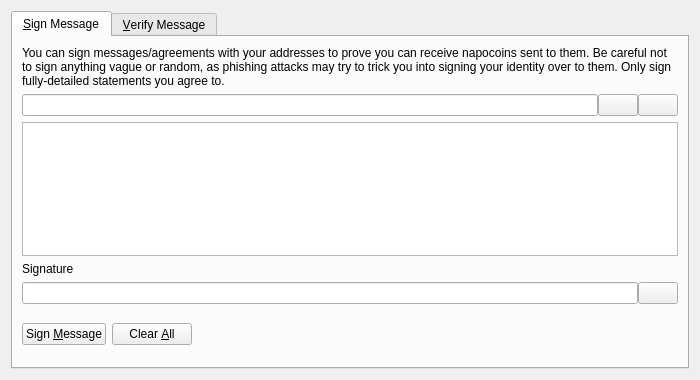
<?xml version="1.0" encoding="UTF-8"?>
<ui version="4.0">
 <class>SignVerifyMessageDialog</class>
 <widget class="QDialog" name="SignVerifyMessageDialog">
  <property name="geometry">
   <rect>
    <x>0</x>
    <y>0</y>
    <width>700</width>
    <height>380</height>
   </rect>
  </property>
  <property name="windowTitle">
   <string>Signatures - Sign / Verify a Message</string>
  </property>
  <property name="modal">
   <bool>true</bool>
  </property>
  <layout class="QVBoxLayout" name="verticalLayout">
   <item>
    <widget class="QTabWidget" name="tabWidget">
     <property name="currentIndex">
      <number>0</number>
     </property>
     <widget class="QWidget" name="tabSignMessage">
      <attribute name="title">
       <string>&amp;Sign Message</string>
      </attribute>
      <layout class="QVBoxLayout" name="verticalLayout_SM">
       <item>
        <widget class="QLabel" name="infoLabel_SM">
         <property name="text">
          <string>You can sign messages/agreements with your addresses to prove you can receive napocoins sent to them. Be careful not to sign anything vague or random, as phishing attacks may try to trick you into signing your identity over to them. Only sign fully-detailed statements you agree to.</string>
         </property>
         <property name="textFormat">
          <enum>Qt::PlainText</enum>
         </property>
         <property name="wordWrap">
          <bool>true</bool>
         </property>
        </widget>
       </item>
       <item>
        <layout class="QHBoxLayout" name="horizontalLayout_1_SM">
         <property name="spacing">
          <number>0</number>
         </property>
         <item>
          <widget class="QValidatedLineEdit" name="addressIn_SM">
           <property name="toolTip">
            <string>The Napocoin address to sign the message with</string>
           </property>
          </widget>
         </item>
         <item>
          <widget class="QPushButton" name="addressBookButton_SM">
           <property name="toolTip">
            <string>Choose previously used address</string>
           </property>
           <property name="text">
            <string/>
           </property>
           <property name="icon">
            <iconset resource="../bitcoin.qrc">
             <normaloff>:/icons/address-book</normaloff>:/icons/address-book</iconset>
           </property>
           <property name="shortcut">
            <string>Alt+A</string>
           </property>
           <property name="autoDefault">
            <bool>false</bool>
           </property>
          </widget>
         </item>
         <item>
          <widget class="QPushButton" name="pasteButton_SM">
           <property name="toolTip">
            <string>Paste address from clipboard</string>
           </property>
           <property name="text">
            <string/>
           </property>
           <property name="icon">
            <iconset resource="../bitcoin.qrc">
             <normaloff>:/icons/editpaste</normaloff>:/icons/editpaste</iconset>
           </property>
           <property name="shortcut">
            <string>Alt+P</string>
           </property>
           <property name="autoDefault">
            <bool>false</bool>
           </property>
          </widget>
         </item>
        </layout>
       </item>
       <item>
        <widget class="QPlainTextEdit" name="messageIn_SM">
         <property name="toolTip">
          <string>Enter the message you want to sign here</string>
         </property>
        </widget>
       </item>
       <item>
        <widget class="QLabel" name="signatureLabel_SM">
         <property name="text">
          <string>Signature</string>
         </property>
         <property name="textFormat">
          <enum>Qt::PlainText</enum>
         </property>
        </widget>
       </item>
       <item>
        <layout class="QHBoxLayout" name="horizontalLayout_2_SM">
         <property name="spacing">
          <number>0</number>
         </property>
         <item>
          <widget class="QLineEdit" name="signatureOut_SM">
           <property name="font">
            <font>
             <italic>true</italic>
            </font>
           </property>
           <property name="readOnly">
            <bool>true</bool>
           </property>
          </widget>
         </item>
         <item>
          <widget class="QPushButton" name="copySignatureButton_SM">
           <property name="toolTip">
            <string>Copy the current signature to the system clipboard</string>
           </property>
           <property name="text">
            <string/>
           </property>
           <property name="icon">
            <iconset resource="../bitcoin.qrc">
             <normaloff>:/icons/editcopy</normaloff>:/icons/editcopy</iconset>
           </property>
           <property name="autoDefault">
            <bool>false</bool>
           </property>
          </widget>
         </item>
        </layout>
       </item>
       <item>
        <layout class="QHBoxLayout" name="horizontalLayout_3_SM">
         <item>
          <widget class="QPushButton" name="signMessageButton_SM">
           <property name="toolTip">
            <string>Sign the message to prove you own this Napocoin address</string>
           </property>
           <property name="text">
            <string>Sign &amp;Message</string>
           </property>
           <property name="icon">
            <iconset resource="../bitcoin.qrc">
             <normaloff>:/icons/edit</normaloff>:/icons/edit</iconset>
           </property>
           <property name="autoDefault">
            <bool>false</bool>
           </property>
          </widget>
         </item>
         <item>
          <widget class="QPushButton" name="clearButton_SM">
           <property name="toolTip">
            <string>Reset all sign message fields</string>
           </property>
           <property name="text">
            <string>Clear &amp;All</string>
           </property>
           <property name="icon">
            <iconset resource="../bitcoin.qrc">
             <normaloff>:/icons/remove</normaloff>:/icons/remove</iconset>
           </property>
           <property name="autoDefault">
            <bool>false</bool>
           </property>
          </widget>
         </item>
         <item>
          <spacer name="horizontalSpacer_1_SM">
           <property name="orientation">
            <enum>Qt::Horizontal</enum>
           </property>
           <property name="sizeHint" stdset="0">
            <size>
             <width>40</width>
             <height>48</height>
            </size>
           </property>
          </spacer>
         </item>
         <item>
          <widget class="QLabel" name="statusLabel_SM">
           <property name="font">
            <font>
             <weight>75</weight>
             <bold>true</bold>
            </font>
           </property>
           <property name="text">
            <string/>
           </property>
           <property name="wordWrap">
            <bool>true</bool>
           </property>
          </widget>
         </item>
         <item>
          <spacer name="horizontalSpacer_2_SM">
           <property name="orientation">
            <enum>Qt::Horizontal</enum>
           </property>
           <property name="sizeHint" stdset="0">
            <size>
             <width>40</width>
             <height>48</height>
            </size>
           </property>
          </spacer>
         </item>
        </layout>
       </item>
      </layout>
     </widget>
     <widget class="QWidget" name="tabVerifyMessage">
      <attribute name="title">
       <string>&amp;Verify Message</string>
      </attribute>
      <layout class="QVBoxLayout" name="verticalLayout_VM">
       <item>
        <widget class="QLabel" name="infoLabel_VM">
         <property name="text">
          <string>Enter the receiver's address, message (ensure you copy line breaks, spaces, tabs, etc. exactly) and signature below to verify the message. Be careful not to read more into the signature than what is in the signed message itself, to avoid being tricked by a man-in-the-middle attack. Note that this only proves the signing party receives with the address, it cannot prove sendership of any transaction!</string>
         </property>
         <property name="textFormat">
          <enum>Qt::PlainText</enum>
         </property>
         <property name="alignment">
          <set>Qt::AlignLeading|Qt::AlignLeft|Qt::AlignTop</set>
         </property>
         <property name="wordWrap">
          <bool>true</bool>
         </property>
        </widget>
       </item>
       <item>
        <layout class="QHBoxLayout" name="horizontalLayout_1_VM">
         <property name="spacing">
          <number>0</number>
         </property>
         <item>
          <widget class="QValidatedLineEdit" name="addressIn_VM">
           <property name="toolTip">
            <string>The Napocoin address the message was signed with</string>
           </property>
          </widget>
         </item>
         <item>
          <widget class="QPushButton" name="addressBookButton_VM">
           <property name="toolTip">
            <string>Choose previously used address</string>
           </property>
           <property name="text">
            <string/>
           </property>
           <property name="icon">
            <iconset resource="../bitcoin.qrc">
             <normaloff>:/icons/address-book</normaloff>:/icons/address-book</iconset>
           </property>
           <property name="shortcut">
            <string>Alt+A</string>
           </property>
           <property name="autoDefault">
            <bool>false</bool>
           </property>
          </widget>
         </item>
        </layout>
       </item>
       <item>
        <widget class="QPlainTextEdit" name="messageIn_VM"/>
       </item>
       <item>
        <widget class="QValidatedLineEdit" name="signatureIn_VM"/>
       </item>
       <item>
        <layout class="QHBoxLayout" name="horizontalLayout_2_VM">
         <item>
          <widget class="QPushButton" name="verifyMessageButton_VM">
           <property name="toolTip">
            <string>Verify the message to ensure it was signed with the specified Napocoin address</string>
           </property>
           <property name="text">
            <string>Verify &amp;Message</string>
           </property>
           <property name="icon">
            <iconset resource="../bitcoin.qrc">
             <normaloff>:/icons/transaction_0</normaloff>:/icons/transaction_0</iconset>
           </property>
           <property name="autoDefault">
            <bool>false</bool>
           </property>
          </widget>
         </item>
         <item>
          <widget class="QPushButton" name="clearButton_VM">
           <property name="toolTip">
            <string>Reset all verify message fields</string>
           </property>
           <property name="text">
            <string>Clear &amp;All</string>
           </property>
           <property name="icon">
            <iconset resource="../bitcoin.qrc">
             <normaloff>:/icons/remove</normaloff>:/icons/remove</iconset>
           </property>
           <property name="autoDefault">
            <bool>false</bool>
           </property>
          </widget>
         </item>
         <item>
          <spacer name="horizontalSpacer_1_VM">
           <property name="orientation">
            <enum>Qt::Horizontal</enum>
           </property>
           <property name="sizeHint" stdset="0">
            <size>
             <width>40</width>
             <height>48</height>
            </size>
           </property>
          </spacer>
         </item>
         <item>
          <widget class="QLabel" name="statusLabel_VM">
           <property name="font">
            <font>
             <weight>75</weight>
             <bold>true</bold>
            </font>
           </property>
           <property name="text">
            <string/>
           </property>
           <property name="wordWrap">
            <bool>true</bool>
           </property>
          </widget>
         </item>
         <item>
          <spacer name="horizontalSpacer_2_VM">
           <property name="orientation">
            <enum>Qt::Horizontal</enum>
           </property>
           <property name="sizeHint" stdset="0">
            <size>
             <width>40</width>
             <height>48</height>
            </size>
           </property>
          </spacer>
         </item>
        </layout>
       </item>
      </layout>
     </widget>
    </widget>
   </item>
  </layout>
 </widget>
 <customwidgets>
  <customwidget>
   <class>QValidatedLineEdit</class>
   <extends>QLineEdit</extends>
   <header>qt/qvalidatedlineedit.h</header>
  </customwidget>
 </customwidgets>
 <resources>
  <include location="../bitcoin.qrc"/>
 </resources>
 <connections/>
</ui>
